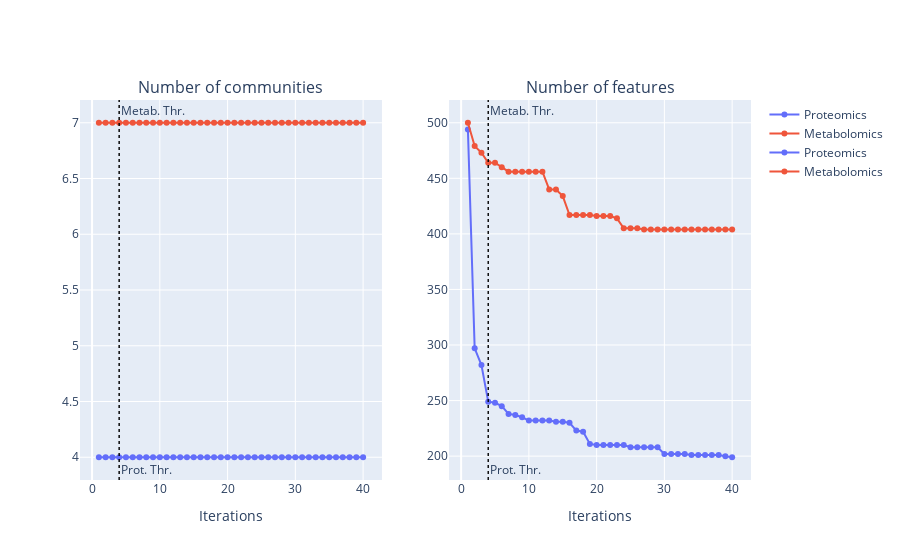

Notebook cell for this chart:
### Code cell
i = 40


fig = make_subplots(rows=1, cols=2, subplot_titles=['Number of communities', 'Number of features'])

fig.add_trace(go.Scatter(
    x=np.arange(1,i+1),
    y=[len(i) for i in qqcoms][:i],
    mode='lines+markers',
    name='Proteomics', marker_color=palette[0]
), col=1, row=1)
fig.add_trace(go.Scatter(
    x=np.arange(1,i+1),
    y=[len(i) for i in mmcoms][:i],
    mode='lines+markers',
    name='Metabolomics', marker_color=palette[1]
), col=1, row=1)

fig.add_trace(go.Scatter(
    x=np.arange(1,i+1),
    y=[sum([len(j) for j in i]) for i in qqcoms][:i],
    mode='lines+markers',
    name='Proteomics', marker_color=palette[0]
), col=2, row=1)
fig.add_trace(go.Scatter(
    x=np.arange(1,i+1),
    y=[sum([len(j) for j in i]) for i in mmcoms][:i],
    mode='lines+markers',
    name='Metabolomics', marker_color=palette[1]
), col=2, row=1)

fig.add_vline(x=qqThr+1,line_width=1, line_dash="dot", line_color="black", 
              annotation_text='Prot. Thr.', annotation_position='bottom right')
fig.add_vline(x=mmThr+1,line_width=1, line_dash="dot", line_color="black", 
              annotation_text='Metab. Thr.', annotation_position='top right')

fig.update_xaxes(title='Iterations')

fig.show()
with open(file, 'a') as f:
    f.write(fig.to_html(full_html=False, include_plotlyjs='cdn', default_height='50%', default_width='80%'))

### Figure 1 — Plotly figure (JSON) as saved in the notebook; plotly's stock layout.template omitted (floating-point values rounded to 4 significant figures)
{"data": [{"marker": {"color": "#636EFA"}, "mode": "lines+markers", "name": "Proteomics", "type": "scatter", "x": [1, 2, 3, 4, 5, 6, 7, 8, 9, 10, 11, 12, 13, 14, 15, 16, 17, 18, 19, 20, 21, 22, 23, 24, 25, 26, 27, 28, 29, 30, 31, 32, 33, 34, 35, 36, 37, 38, 39, 40], "xaxis": "x", "y": [4, 4, 4, 4, 4, 4, 4, 4, 4, 4, 4, 4, 4, 4, 4, 4, 4, 4, 4, 4, 4, 4, 4, 4, 4, 4, 4, 4, 4, 4, 4, 4, 4, 4, 4, 4, 4, 4, 4, 4], "yaxis": "y"}, {"marker": {"color": "#EF553B"}, "mode": "lines+markers", "name": "Metabolomics", "type": "scatter", "x": [1, 2, 3, 4, 5, 6, 7, 8, 9, 10, 11, 12, 13, 14, 15, 16, 17, 18, 19, 20, 21, 22, 23, 24, 25, 26, 27, 28, 29, 30, 31, 32, 33, 34, 35, 36, 37, 38, 39, 40], "xaxis": "x", "y": [7, 7, 7, 7, 7, 7, 7, 7, 7, 7, 7, 7, 7, 7, 7, 7, 7, 7, 7, 7, 7, 7, 7, 7, 7, 7, 7, 7, 7, 7, 7, 7, 7, 7, 7, 7, 7, 7, 7, 7], "yaxis": "y"}, {"marker": {"color": "#636EFA"}, "mode": "lines+markers", "name": "Proteomics", "type": "scatter", "x": [1, 2, 3, 4, 5, 6, 7, 8, 9, 10, 11, 12, 13, 14, 15, 16, 17, 18, 19, 20, 21, 22, 23, 24, 25, 26, 27, 28, 29, 30, 31, 32, 33, 34, 35, 36, 37, 38, 39, 40], "xaxis": "x2", "y": [494, 297, 282, 249, 248, 245, 238, 237, 235, 232, 232, 232, 232, 231, 231, 230, 223, 222, 211, 210, 210, 210, 210, 210, 208, 208, 208, 208, 208, 202, 202, 202, 202, 201, 201, 201, 201, 201, 200, 199], "yaxis": "y2"}, {"marker": {"color": "#EF553B"}, "mode": "lines+markers", "name": "Metabolomics", "type": "scatter", "x": [1, 2, 3, 4, 5, 6, 7, 8, 9, 10, 11, 12, 13, 14, 15, 16, 17, 18, 19, 20, 21, 22, 23, 24, 25, 26, 27, 28, 29, 30, 31, 32, 33, 34, 35, 36, 37, 38, 39, 40], "xaxis": "x2", "y": [500, 479, 473, 464, 464, 460, 456, 456, 456, 456, 456, 456, 440, 440, 434, 417, 417, 417, 417, 416, 416, 416, 414, 405, 405, 405, 404, 404, 404, 404, 404, 404, 404, 404, 404, 404, 404, 404, 404, 404], "yaxis": "y2"}], "layout": {"annotations": [{"font": {"size": 16}, "showarrow": false, "text": "Number of communities", "x": 0.225, "xanchor": "center", "xref": "paper", "y": 1, "yanchor": "bottom", "yref": "paper"}, {"font": {"size": 16}, "showarrow": false, "text": "Number of features", "x": 0.775, "xanchor": "center", "xref": "paper", "y": 1, "yanchor": "bottom", "yref": "paper"}, {"showarrow": false, "text": "Prot. Thr.", "x": 4, "xanchor": "left", "xref": "x", "y": 0, "yanchor": "bottom", "yref": "y domain"}, {"showarrow": false, "text": "Prot. Thr.", "x": 4, "xanchor": "left", "xref": "x2", "y": 0, "yanchor": "bottom", "yref": "y2 domain"}, {"showarrow": false, "text": "Metab. Thr.", "x": 4, "xanchor": "left", "xref": "x", "y": 1, "yanchor": "top", "yref": "y domain"}, {"showarrow": false, "text": "Metab. Thr.", "x": 4, "xanchor": "left", "xref": "x2", "y": 1, "yanchor": "top", "yref": "y2 domain"}], "shapes": [{"line": {"color": "black", "dash": "dot", "width": 1}, "type": "line", "x0": 4, "x1": 4, "xref": "x", "y0": 0, "y1": 1, "yref": "y domain"}, {"line": {"color": "black", "dash": "dot", "width": 1}, "type": "line", "x0": 4, "x1": 4, "xref": "x2", "y0": 0, "y1": 1, "yref": "y2 domain"}, {"line": {"color": "black", "dash": "dot", "width": 1}, "type": "line", "x0": 4, "x1": 4, "xref": "x", "y0": 0, "y1": 1, "yref": "y domain"}, {"line": {"color": "black", "dash": "dot", "width": 1}, "type": "line", "x0": 4, "x1": 4, "xref": "x2", "y0": 0, "y1": 1, "yref": "y2 domain"}], "xaxis": {"anchor": "y", "domain": [0, 0.45], "title": {"text": "Iterations"}}, "xaxis2": {"anchor": "y2", "domain": [0.55, 1], "title": {"text": "Iterations"}}, "yaxis": {"anchor": "x", "domain": [0, 1]}, "yaxis2": {"anchor": "x2", "domain": [0, 1]}}}
